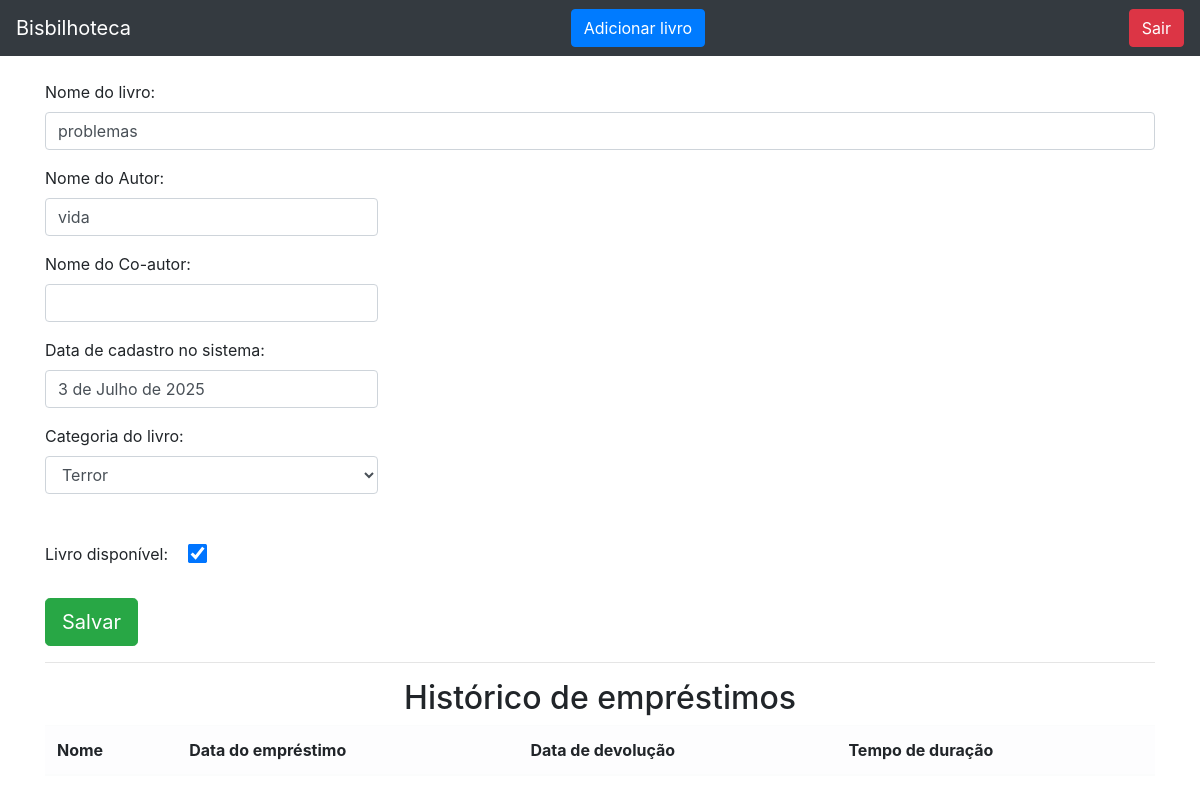
The page /livro/ver_livro/5 (signed in) on the database its author committed.
### livro/models.py (models this page shows, shortened)
class Livros(models.Model):
    nome = models.CharField(max_length = 100)
    autor = models.CharField(max_length = 30)
    co_autor = models.CharField(max_length = 30, blank = True)
    data_cadastro = models.DateField(default = date.today)
    emprestado = models.BooleanField(default = False)
    categoria = models.ForeignKey(Categoria, on_delete = models.DO_NOTHING)
    usuario = models.ForeignKey(Usuario, on_delete = models.DO_NOTHING)
    class Meta:
        verbose_name = 'Livro'

### livro/views.py (the view)
# urls.py: path('ver_livro/<int:id>', views.ver_livros, name='ver_livros'),
def ver_livros(request, id):
  if request.session.get('usuario'):
     livros = Livros.objects.get(id = id)
     if request.session.get('usuario') == livros.usuario.id:
        usuario = Usuario.objects.get(id = request.session['usuario'])
        categoria_livro = Categoria.objects.filter(usuario = request.session.get('usuario'))
        emprestimos = Emprestimo.objects.filter(livro = livros)
        form = CadastroLivro()
        form.fields['usuario'].initial = request.session['usuario']
        form.fields['categoria'].queryset = Categoria.objects.filter(usuario = usuario)
        return render(request, 'ver_livro.html', {'livro': livros,
                                                  'categoria_livro': categoria_livro,
                                                  'emprestimos': emprestimos,
                                                  'usuario_logado' : request.session.get('usuario'),
                                                  'form': form})
     else:
         return HttpResponse('Você não tem permissão para ver este livro!')

### livro/forms.py
class CadastroLivro(forms.ModelForm):
    class Meta:
        model = Livros
        fields = "__all__"
    def __init__(self, *args, **kwargs):
        super().__init__(*args, **kwargs)
        self.fields['usuario'].widget = forms.HiddenInput()

### livro/models.py (called while the page is built)
    def __str__(self) -> str:
        return self.nome

### livro/templates/ver_livro.html (shortened to what this page needs)
{%extends 'base.html' %}
{% load filtros %}
{% block 'conteudo' %}
<div class="container">
    <br>
    <form action="#" method="post">
        <p>
            <label>Nome do livro:</label>
            <input class="form-control" value="{{livro.nome}}" type="text">
        </p>
        <p>
            <label>Nome do Autor:</label>
            <input style="width: 30%;" class="form-control" value="{{livro.autor}}" type="text">
        </p>
        <p>
            <label>Nome do Co-autor:</label>
            <input style="width: 30%;" class="form-control" value="{{livro.co_autor}}" type="text">
        </p>
        <p>
            <label>Data de cadastro no sistema:</label>
            <input style="width: 30%;" class="form-control" value="{{livro.data_cadastro}}" type="text">
        </p>
        <label>Categoria do livro:</label>
        <br>
        <select style="width: 30%;" class="form-control" name="categoria">
            {% for i in categoria_livro %}
            {% if livro.categoria == i %}
            <option selected>{{i}}</option>
            {% else %}
            <option>{{i}}</option>
            {% endif %}
            {% endfor %}
        </select>
        <br>
        <br>
        <label>Livro disponível: &nbsp &nbsp </label>
        {% if livro.emprestado %}
        <input style="transform: scale(1.5)" type="checkbox" name="Livro não disponível">
        {% else %}
        <input style="transform: scale(1.5);" checked type="checkbox" name="Livro disponível">
        {% endif %}
        <br>
        <br>
        <input type="submit" class="btn btn-success btn-lg" value="Salvar">
    </form>
    <hr>
    <h2 style="text-align: center;">Histórico de empréstimos</h2>
    <table class="table table-striped table-light">
        <thead>
            <tr>
                <th scope="col">Nome</th>
                <th scope="col">Data do empréstimo</th>
                <th scope="col">Data de devolução</th>
                <th scope="col">Tempo de duração</th>
            </tr>
        </thead>
    </table>
</div>
{% endblock %}

### rows shown on the page
Livros: nome "problemas", autor "vida", data_cadastro "3 de Julho de 2025"

### other values the page prints
form field categoria "Terror"
